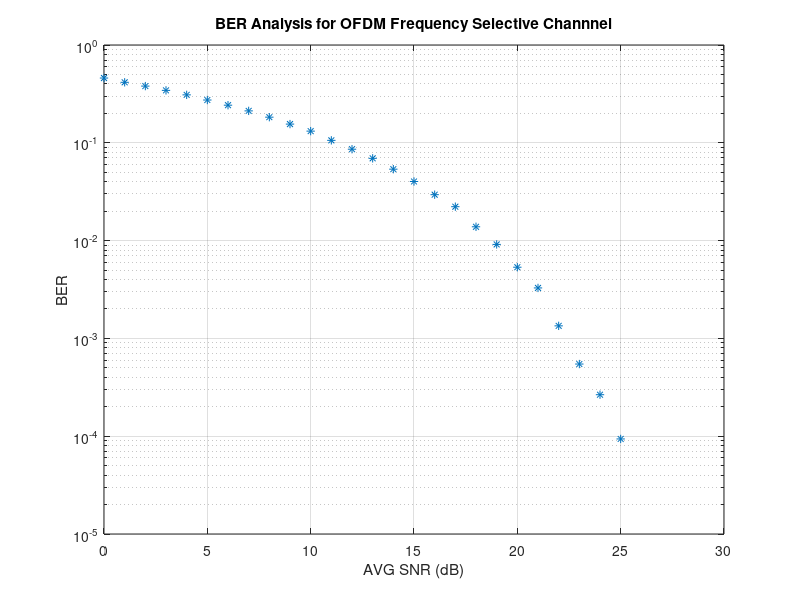

Recreate this plot in MATLAB.
clc;
clear all;
close all;
%Korkut Emre Arslantürk / 250206039
%Homework 2-BER Performance for OFDM in frequency selective channels
N_subcar = 64; blocks = 1000;  
%Data is observed randomly.
information = randi([0, 3], [1, blocks*N_subcar]);
inf_bit=zeros(N_subcar*blocks,2);
% Bits are observed from symbols.
for i=1:N_subcar*blocks
    if information(i) == 0
        inf_bit(i,:) = [0 0];
    elseif information(i) == 1
       inf_bit(i,:) = [0 1];
    elseif information(i) == 2
       inf_bit(i,:) = [1 1];
    elseif information(i)==3
         inf_bit(i,:) = [1 0];
    end
end
% QPSK modulation is observed at baseband.
data = pskmod(information,4,pi/4);
% Serial to parallel convertion is applied when FFT size equals 64.
paraleldata = reshape(data,[N_subcar,blocks]);
% Inverse fft is applied.
ifftpardata = sqrt(64)*ifft(paraleldata,N_subcar);
%%Adding Cyclic Prefix at the beginnng of ofdm symbol
cpdata = [ifftpardata((N_subcar-16+1):N_subcar,:); ifftpardata];
% Parallel to serial converter
paralelldata = reshape(cpdata,[1,80*blocks]);
% Channel Part
h = [0.5 0.3 0.2]; hs=sqrt(h);
yh = conv(paralelldata,hs);
yh = yh(1:end-2);
BER = []; SNR = 0:30;
i = 0;
while i<31
    % Noise is added
    z_data = awgn(yh,i);
    %Serial to parallel converter
    z_data_par = reshape(z_data,[80,1000]);
    %Removing cyclic prefix
    z_data_removedcp = z_data_par(17:end,:);
    %one-tap equalizer
    ote = (1/sqrt(64))*fft(z_data_removedcp,N_subcar);
    zote = ote./fft(h',64);
    %Demodulation
    zdemod1 = reshape(zote,[1,blocks*N_subcar]);
    zdemod = pskdemod(zdemod1,4,pi/4);
    zdemod_bit=zeros(64000,2);
    for j=1:64000
        if zdemod(j) == 0
          zdemod_bit(j,:) = [0 0];
        elseif zdemod(j) == 1
           zdemod_bit(j,:) = [0 1];
        elseif zdemod(j) == 2
          zdemod_bit(j,:) = [1 1];
        else
           zdemod_bit(j,:) = [1 0];
        end
    end
    %Error Calculation
    error=0;
    error = biterr(zdemod_bit,inf_bit);
    ber = error/length(information);  BER(i+1) = ber;
    i=i+1;
end
%Plotting
figure
semilogy(SNR,BER,'*')
grid on;
title('BER Analysis for OFDM Frequency Selective Channnel');
xlabel('AVG SNR (dB)');ylabel('BER');